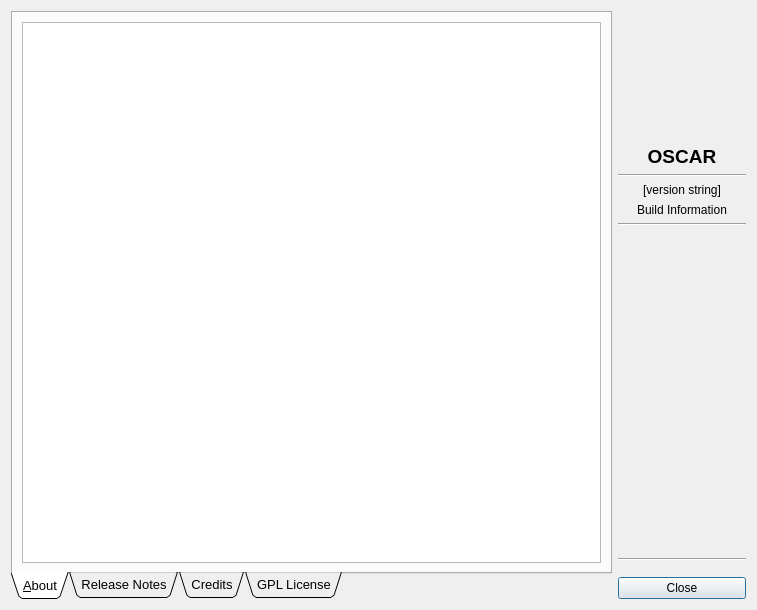
<?xml version="1.0" encoding="UTF-8"?>
<ui version="4.0">
 <class>AboutDialog</class>
 <widget class="QDialog" name="AboutDialog">
  <property name="geometry">
   <rect>
    <x>0</x>
    <y>0</y>
    <width>757</width>
    <height>610</height>
   </rect>
  </property>
  <property name="windowTitle">
   <string notr="true">Dialog</string>
  </property>
  <layout class="QHBoxLayout" name="horizontalLayout">
   <item>
    <widget class="QTabWidget" name="tabWidget">
     <property name="font">
      <font>
       <pointsize>10</pointsize>
      </font>
     </property>
     <property name="tabPosition">
      <enum>QTabWidget::South</enum>
     </property>
     <property name="tabShape">
      <enum>QTabWidget::Triangular</enum>
     </property>
     <property name="currentIndex">
      <number>0</number>
     </property>
     <widget class="QWidget" name="aboutTab">
      <attribute name="title">
       <string>&amp;About</string>
      </attribute>
      <layout class="QVBoxLayout" name="verticalLayout">
       <item>
        <widget class="QTextBrowser" name="aboutText">
         <property name="openExternalLinks">
          <bool>true</bool>
         </property>
        </widget>
       </item>
      </layout>
     </widget>
     <widget class="QWidget" name="relnotesTab">
      <attribute name="title">
       <string>Release Notes</string>
      </attribute>
      <layout class="QVBoxLayout" name="verticalLayout_2">
       <item>
        <widget class="QTextBrowser" name="relnotesText">
         <property name="openExternalLinks">
          <bool>true</bool>
         </property>
        </widget>
       </item>
      </layout>
     </widget>
     <widget class="QWidget" name="creditsTab">
      <attribute name="title">
       <string>Credits</string>
      </attribute>
      <layout class="QVBoxLayout" name="verticalLayout_5">
       <item>
        <widget class="QTextBrowser" name="creditsText">
         <property name="openExternalLinks">
          <bool>true</bool>
         </property>
        </widget>
       </item>
      </layout>
     </widget>
     <widget class="QWidget" name="licenseTab">
      <attribute name="title">
       <string>GPL License</string>
      </attribute>
      <layout class="QVBoxLayout" name="verticalLayout_3">
       <item>
        <widget class="QLabel" name="licenceLabel">
         <property name="text">
          <string notr="true">TextLabel</string>
         </property>
         <property name="wordWrap">
          <bool>true</bool>
         </property>
         <property name="openExternalLinks">
          <bool>true</bool>
         </property>
        </widget>
       </item>
       <item>
        <widget class="QTextBrowser" name="licenseText"/>
       </item>
      </layout>
     </widget>
    </widget>
   </item>
   <item>
    <layout class="QVBoxLayout" name="verticalLayout_4">
     <item>
      <widget class="QLabel" name="label">
       <property name="minimumSize">
        <size>
         <width>128</width>
         <height>128</height>
        </size>
       </property>
       <property name="maximumSize">
        <size>
         <width>128</width>
         <height>128</height>
        </size>
       </property>
       <property name="text">
        <string notr="true"/>
       </property>
       <property name="pixmap">
        <pixmap resource="Resources.qrc">:/icons/logo-lg.png</pixmap>
       </property>
       <property name="scaledContents">
        <bool>true</bool>
       </property>
      </widget>
     </item>
     <item>
      <widget class="QLabel" name="label_2">
       <property name="font">
        <font>
         <pointsize>14</pointsize>
         <bold>true</bold>
        </font>
       </property>
       <property name="text">
        <string notr="true">OSCAR</string>
       </property>
       <property name="alignment">
        <set>Qt::AlignCenter</set>
       </property>
      </widget>
     </item>
     <item>
      <widget class="Line" name="line_2">
       <property name="orientation">
        <enum>Qt::Horizontal</enum>
       </property>
      </widget>
     </item>
     <item>
      <widget class="QLabel" name="versionLabel">
       <property name="text">
        <string notr="true">[version string]</string>
       </property>
       <property name="alignment">
        <set>Qt::AlignCenter</set>
       </property>
      </widget>
     </item>
     <item>
      <widget class="QLabel" name="infoLabel">
       <property name="text">
        <string notr="true">Build Information</string>
       </property>
       <property name="alignment">
        <set>Qt::AlignCenter</set>
       </property>
       <property name="wordWrap">
        <bool>true</bool>
       </property>
       <property name="openExternalLinks">
        <bool>true</bool>
       </property>
      </widget>
     </item>
     <item>
      <widget class="Line" name="line">
       <property name="orientation">
        <enum>Qt::Horizontal</enum>
       </property>
      </widget>
     </item>
     <item>
      <spacer name="verticalSpacer">
       <property name="orientation">
        <enum>Qt::Vertical</enum>
       </property>
       <property name="sizeHint" stdset="0">
        <size>
         <width>20</width>
         <height>40</height>
        </size>
       </property>
      </spacer>
     </item>
     <item>
      <spacer name="verticalSpacer_3">
       <property name="orientation">
        <enum>Qt::Vertical</enum>
       </property>
       <property name="sizeType">
        <enum>QSizePolicy::Fixed</enum>
       </property>
       <property name="sizeHint" stdset="0">
        <size>
         <width>20</width>
         <height>10</height>
        </size>
       </property>
      </spacer>
     </item>
     <item>
      <widget class="Line" name="line_3">
       <property name="orientation">
        <enum>Qt::Horizontal</enum>
       </property>
      </widget>
     </item>
     <item>
      <spacer name="verticalSpacer_2">
       <property name="orientation">
        <enum>Qt::Vertical</enum>
       </property>
       <property name="sizeType">
        <enum>QSizePolicy::Fixed</enum>
       </property>
       <property name="sizeHint" stdset="0">
        <size>
         <width>20</width>
         <height>10</height>
        </size>
       </property>
      </spacer>
     </item>
     <item>
      <widget class="QPushButton" name="closeButton">
       <property name="text">
        <string>Close</string>
       </property>
       <property name="default">
        <bool>true</bool>
       </property>
      </widget>
     </item>
    </layout>
   </item>
  </layout>
 </widget>
 <resources>
  <include location="Resources.qrc"/>
 </resources>
 <connections/>
</ui>
